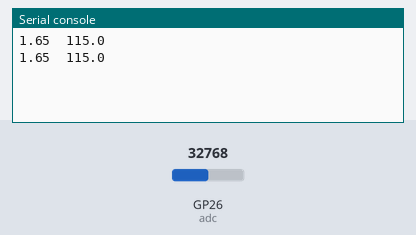
Bench run of a program on a simulated Raspberry Pi Pico running MicroPython. Parts: the last lines printed to the serial console. Inputs (shaded band) come from the test bench; at power-on: GP26 (adc) = 32768 (analog values on the 0–65535 scale).

Above: at 1.2 s.
1.3 s: GP26 (adc) set to 45874
At 2.6 s:
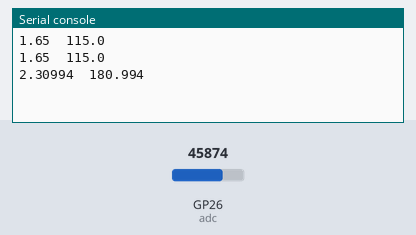
2.8 s: GP26 (adc) set to 57670
At 3.3 s:
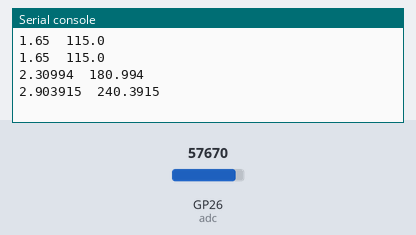
Timing chart, 0 to 5.8 s (numbered marks = the images above; inputs shaded):
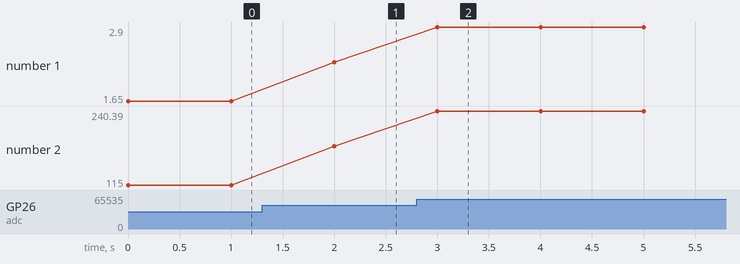

The program:

pico-adc-tmp36.py
```python
from machine import ADC, Pin
import time

adc = ADC( Pin(26) )
while True:
    adcValue = adc.read_u16() 		# 0~ 65025? 65535(2^16-1)?
    V = adcValue * 3.3/65536.0
    t = 100 * V - 50
    print(V, end='\t')
    print(t)
    time.sleep(1)
```

Measured:
- after the input at 1.3 s, the serial console: prints a new line after 0.70 s (image 1)
- after the input at 2.8 s, the serial console: prints a new line after 0.20 s (image 2)
- plotted number 1: 1.65 → 2.31 after the input at 1.3 s, 2.31 → 2.9 after the input at 2.8 s
- plotted number 2: 115 → 180.99 after the input at 1.3 s, 180.99 → 240.39 after the input at 2.8 s
